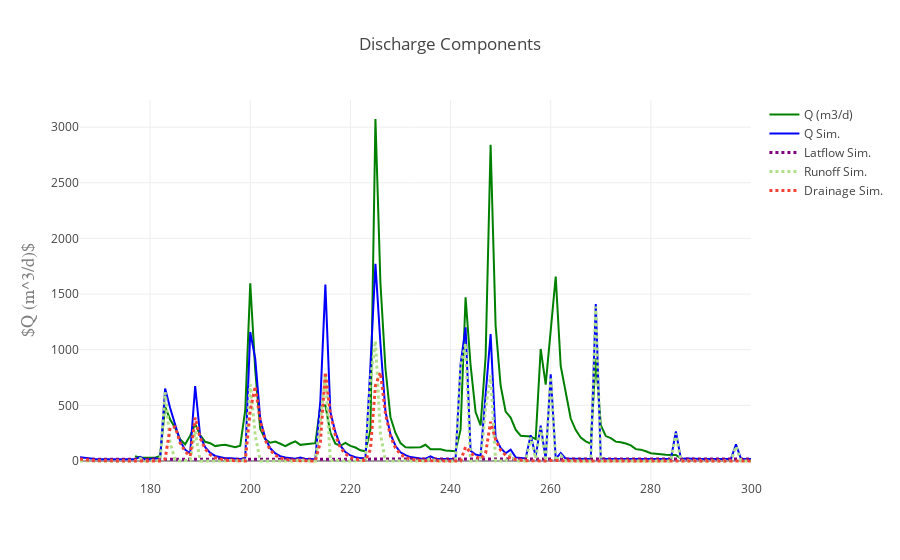

Notebook source saved alongside this figure:
### Code cell
data = [traceObs, traceSim, 
#         traceBF, 
        traceLF, traceRO, traceDR]
figname = "Qcomponents.png"

%matplotlib inline
import plotlycred

online = False
if online:
    # fig = py.iplot(data) 
    fig = go.Figure(data=data, layout=layout)
    py.image.save_as(fig, filename=figname)
    # py.plot(fig, filename=figname) # Opens in web
else:
    fig = go.Figure(data=data, layout=layout)
    iplot(fig)

### Figure 1 — Plotly figure (JSON) as saved in the notebook; plotly's stock layout.template omitted (floating-point values rounded to 4 significant figures; data arrays with more than 128 entries replaced by an {"elided": "..."} marker saying what was removed)
{"data": [{"marker": {"color": "green"}, "mode": "lines", "name": "Q (m3/d)", "type": "scatter", "x": {"elided": "135 int values"}, "y": {"elided": "135 float values"}}, {"marker": {"color": "blue"}, "mode": "lines", "name": "Q Sim.", "type": "scatter", "x": {"elided": "135 int values"}, "y": {"elided": "135 float values"}}, {"line": {"color": "purple", "dash": "dot", "width": 3}, "mode": "lines", "name": "Latflow Sim.", "type": "scatter", "x": {"elided": "135 int values"}, "y": {"elided": "135 float values"}}, {"line": {"color": "rgb(178,223,138)", "dash": "dot", "width": 3}, "mode": "lines", "name": "Runoff Sim.", "type": "scatter", "x": {"elided": "135 int values"}, "y": {"elided": "135 float values"}}, {"line": {"color": "#F44336", "dash": "dot", "width": 3}, "mode": "lines", "name": "Drainage Sim.", "type": "scatter", "x": {"elided": "135 int values"}, "y": {"elided": "135 float values"}}], "layout": {"title": "Discharge Components", "xaxis": {"title": "", "titlefont": {"color": "#7f7f7f", "family": "Courier New, monospace", "size": 18}}, "yaxis": {"title": "$Q (m^3/d)$", "titlefont": {"color": "#7f7f7f", "family": "Courier New, monospace", "size": 18}}}}
